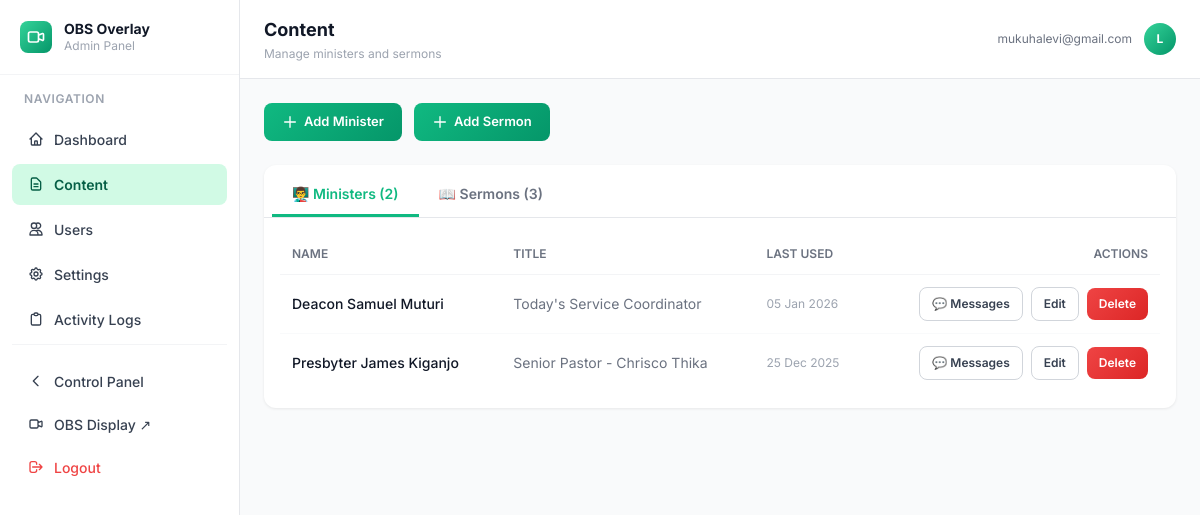
Before: /admin/content (signed in) with the older database file.
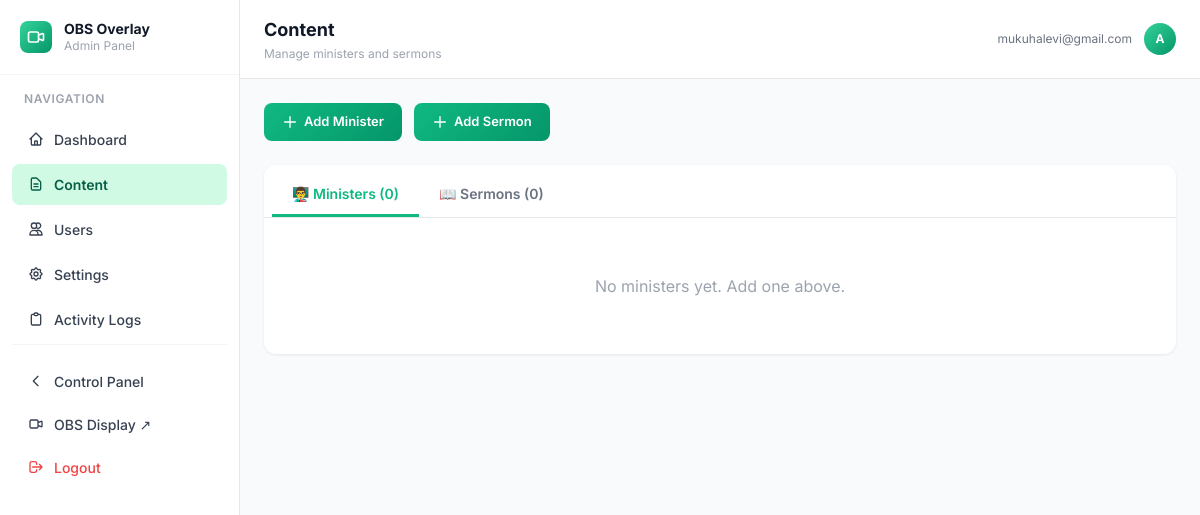
After: the same page with the newer database file.
### models.py (models this page shows)
class User(UserMixin, db.Model):
    id = db.Column(db.Integer, primary_key=True)
    email = db.Column(db.String(120), unique=True, nullable=False)
    name = db.Column(db.String(120))
    is_admin = db.Column(db.Boolean, default=False)
    created_at = db.Column(db.DateTime, default=datetime.utcnow)

class Minister(db.Model):
    id = db.Column(db.Integer, primary_key=True)
    name = db.Column(db.String(200), nullable=False)
    title = db.Column(db.String(200))
    last_used = db.Column(db.DateTime)
    secondary_messages = db.relationship(
        'SecondaryMessage',
        backref='minister',
        lazy=True,
        cascade='all, delete-orphan',
        order_by='SecondaryMessage.sort_order'
    )

### blueprints/admin.py (the view)
@admin_bp.route('/content')
@login_required
@admin_required
def content():
    from models import Minister, Sermon
    ministers = Minister.query.order_by(Minister.last_used.desc().nulls_last()).all()
    sermons   = Sermon.query.order_by(Sermon.date.desc()).limit(50).all()
    return render_template('admin/content.html',
                           ministers=ministers,
                           sermons=sermons)

### utils/helpers.py (called while the page is built)
def admin_required(f):
    @wraps(f)
    def decorated(*args, **kwargs):
        if not current_user.is_authenticated:
            return redirect(url_for('auth.login'))
        if not current_user.is_admin:
            log_activity('UNAUTHORIZED_ACCESS_ATTEMPT',
                         f'Attempted admin access: {request.path}')
            return jsonify({'error': 'Admin access required'}), 403
        return f(*args, **kwargs)
    return decorated

### templates/admin/content.html (shortened to what this page needs)
{% extends 'admin/base_admin.html' %}
{% block page_title %}Content{% endblock %}
{% block page_subtitle %}Manage ministers and sermons{% endblock %}
{% block admin_content %}
<div class="flex gap-3 mb-6">
    <button onclick="openModal('minister-modal')" class="btn btn-primary">
        <svg class="w-4 h-4" fill="none" stroke="currentColor" viewBox="0 0 24 24"><path stroke-linecap="round" stroke-linejoin="round" stroke-width="2" d="M12 4v16m8-8H4"/></svg>
        Add Minister
    </button>
    <button onclick="openModal('sermon-modal')" class="btn btn-primary">
        <svg class="w-4 h-4" fill="none" stroke="currentColor" viewBox="0 0 24 24"><path stroke-linecap="round" stroke-linejoin="round" stroke-width="2" d="M12 4v16m8-8H4"/></svg>
        Add Sermon
    </button>
</div>
<div class="card">
    <div class="flex border-b border-gray-200 px-2 pt-2">
        <button class="tab active" onclick="switchTab('ministers', this)">👨‍🏫 Ministers ({{ ministers|length }})</button>
        <button class="tab" onclick="switchTab('sermons', this)">📖 Sermons ({{ sermons|length }})</button>
    </div>
    <div id="panel-ministers" class="tab-panel active p-4">
        {% if ministers %}
        <div class="overflow-x-auto">
            <table class="w-full text-sm">
                <thead>
                    <tr class="border-b border-gray-100">
                        <th class="text-left py-3 px-3 text-xs font-semibold text-gray-500 uppercase">Name</th>
                        <th class="text-left py-3 px-3 text-xs font-semibold text-gray-500 uppercase">Title</th>
                        <th class="text-left py-3 px-3 text-xs font-semibold text-gray-500 uppercase">Last Used</th>
                        <th class="text-right py-3 px-3 text-xs font-semibold text-gray-500 uppercase">Actions</th>
                    </tr>
                </thead>
                <tbody class="divide-y divide-gray-50">
                    {% for m in ministers %}
                    <tr id="minister-row-{{ m.id }}" class="hover:bg-gray-50 transition">
                        <td class="py-3 px-3 font-medium text-gray-900">{{ m.name }}</td>
                        <td class="py-3 px-3 text-gray-500">{{ m.title or '—' }}</td>
                        <td class="py-3 px-3 text-gray-400 text-xs">{{ m.last_used.strftime('%d %b %Y') if m.last_used else 'Never' }}</td>
                        <td class="py-3 px-3 text-right">
                            <button
                                class="btn btn-ghost btn-sm mr-1 open-messages-btn"
                                data-id="{{ m.id }}"
                                data-name="{{ m.name }}"
                                title="Manage secondary ticker messages">
                                💬 Messages
                            </button>
                            <button
                                class="btn btn-ghost btn-sm mr-1 edit-minister-btn"
                                data-id="{{ m.id }}"
                                data-name="{{ m.name }}"
                                data-title="{{ m.title or '' }}">
                                Edit
                            </button>
                            <button
                                class="btn btn-danger btn-sm delete-minister-btn"
                                data-id="{{ m.id }}">
                                Delete
                            </button>
                        </td>
                    </tr>
                    {% endfor %}
                </tbody>
            </table>
        </div>
        {% else %}
        <p class="text-center text-gray-400 py-10">No ministers yet. Add one above.</p>
        {% endif %}
    </div>
</div>
{% endblock %}

### templates/admin/base_admin.html (shortened to what the changed rows need)
{% extends 'base.html' %}
{% block body %}
<div class="flex h-screen overflow-hidden bg-gray-50">
    <div class="flex-1 flex flex-col overflow-hidden">
        <header class="bg-white border-b border-gray-200 px-6 py-4 flex items-center gap-4 flex-shrink-0">
            <div class="flex-1">
                <h1 class="text-lg font-bold text-gray-900">{% block page_title %}Admin{% endblock %}</h1>
            </div>
            <div class="flex items-center gap-3">
                <span class="text-xs text-gray-500 hidden md:block">{{ current_user.email }}</span>
                <div class="w-8 h-8 bg-gradient-to-br from-emerald-400 to-emerald-600 rounded-full flex items-center justify-center">
                    <span class="text-white font-bold text-xs">
                        {{ current_user.name[0] if current_user.name else current_user.email[0] }}
                    </span>
                </div>
            </div>
        </header>
        <main class="flex-1 overflow-y-auto p-6">
            {% block admin_content %}{% endblock %}
        </main>
    </div>
</div>
{% endblock %}

Changed rows visible on the page:
removed Minister: name "Deacon Samuel Muturi", title "Today's Service Coordinator", last_used "05 Jan 2026"
removed Minister: name "Presbyter James Kiganjo", title "Senior Pastor - Chrisco Thika", last_used "25 Dec 2025"
changed User "mukuhalevi@gmail.com": name "L" → "A"
Other visible differences:
{{ ministers|length }}: "2" → "0"
{{ sermons|length }}: "3" → "0"
text no longer shown: "NAME TITLE LAST USED ACTIONS"
text now shown: "No ministers yet. Add one above."
